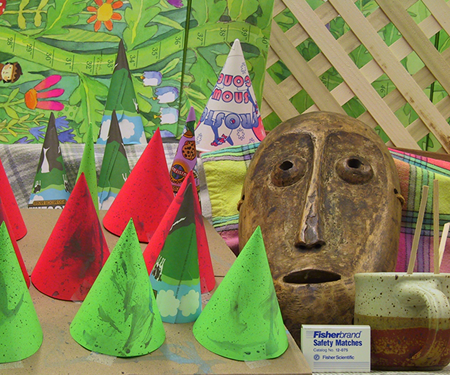
#> input picture conesL.png, 450 x 375 px, found by its file name
$ python a.py   (older library calls are emulated)
#> lines starting #> are read from the running program, lines starting #| are printed output that depends on the picture
import numpy as np
import cv2
import random
import sys


gamma = 10
alpha = 0.0
TCol = 10
TGrad = 2
window = 3
maxdisp = 16

np.set_printoptions(threshold=np.nan)
imgL = cv2.imread('conesL.PNG', 0)
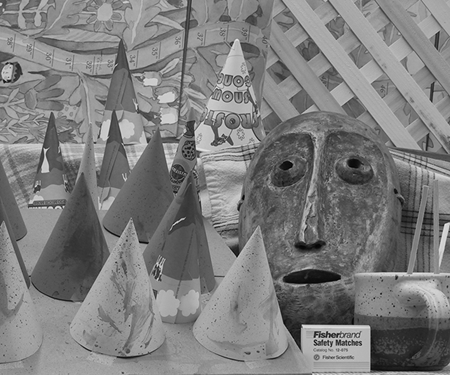
#> imgL: shape (375, 450); min 0, max 235, mean 125
imgR = cv2.imread('conesR.png', 0)
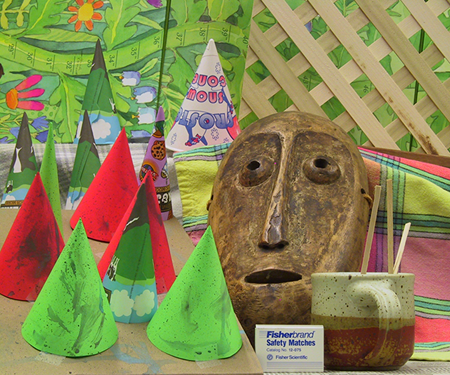
#> input picture conesR.png, 450 x 375 px
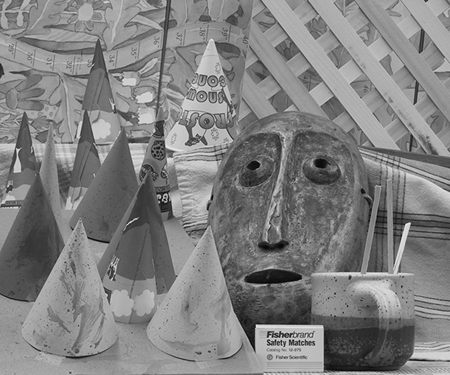
#> imgR: shape (375, 450); min 0, max 243, mean 128.4
sobelL = cv2.Sobel(imgL, cv2.CV_64F, 1, 0, ksize=5)
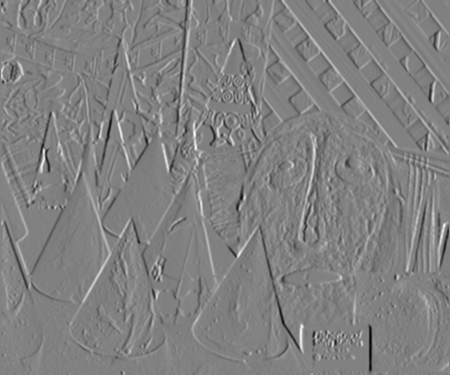
#> sobelL: shape (375, 450) float64; min -7970, max 7746, mean 2; drawn with min black and max white
sobelR = cv2.Sobel(imgR, cv2.CV_64F, 1, 0, ksize=5)
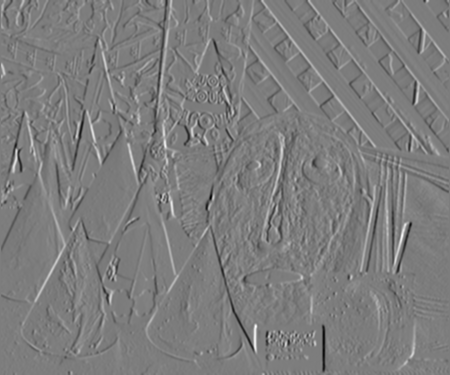
#> sobelR: shape (375, 450) float64; min -8478, max 8736, mean 1; drawn with min black and max white

disps = imgL
dispsR = imgR

heightL, widthL = imgL.shape
#> heightL = 375; widthL = 450
heightR, widthR = imgR.shape
#> heightR = 375; widthR = 450

heightL = int(heightL)
widthL = int(widthL)

for i in range(0, heightL):
    for j in range(0, widthL):
        disps[i, j] = 0
        dispsR[i, j] = random.uniform(0, maxdisp)
#> disps: shape (375, 450); every value is 0
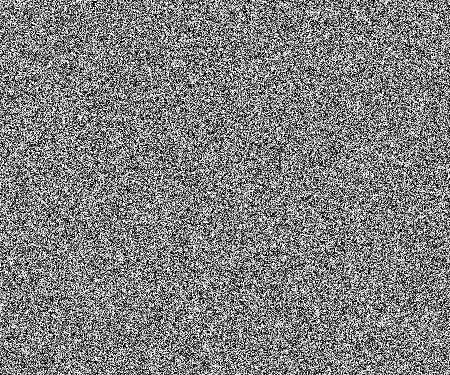
#> dispsR: shape (375, 450); min 0, max 15, mean 7.5; drawn with min black and max white

# [65 lines left out: functions cost, cost_refine, costR, not called in this run]

print (heightL, widthL)
#| 375 450


#> (the run stopped early here; a loop or call above may not have finished)
